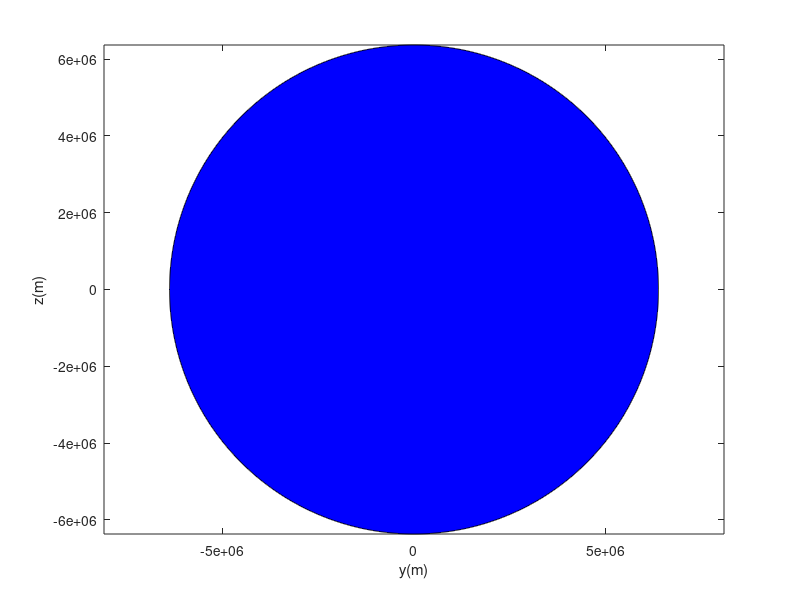

Recreate this plot in MATLAB. (Note: this script raises an error after producing the figure.)

clear;
RT=6.371e6;
angle=0:0.002:2*pi;
xTerre=RT*cos(angle);
yTerre=RT*sin(angle);
fill(xTerre,yTerre,'b');
axis equal;
  hold;
  xlabel('y(m)')
  ylabel('z(m)')
% Valeur de th�ta � modifier
  theta=11*pi/6;
[Vf t x y z]=Devoir2(theta);
  sz=size(t,1);
  plot(y,z,'r')
 fprintf('Angle th�tan          %10.9f rad \n',theta);
 fprintf('Temps final          %10.6f s \n',t(sz));
 fprintf('Vitesse finale          %10.6f m/s \n',Vf);
 fprintf('Position finale        ( %10.0f   , %10.0f   ,%10.0f )m \n',x(sz),y(sz),z(sz));